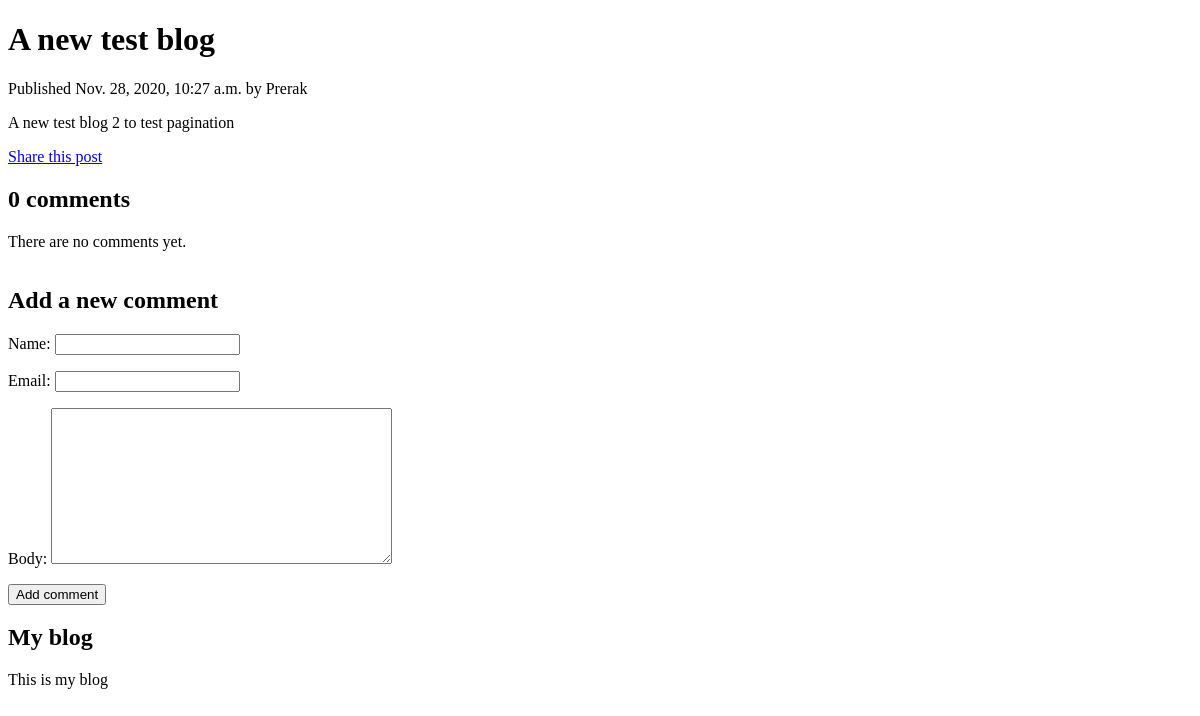
Page /blog/2020/11/28/new-test-blog/ on the earlier database version.
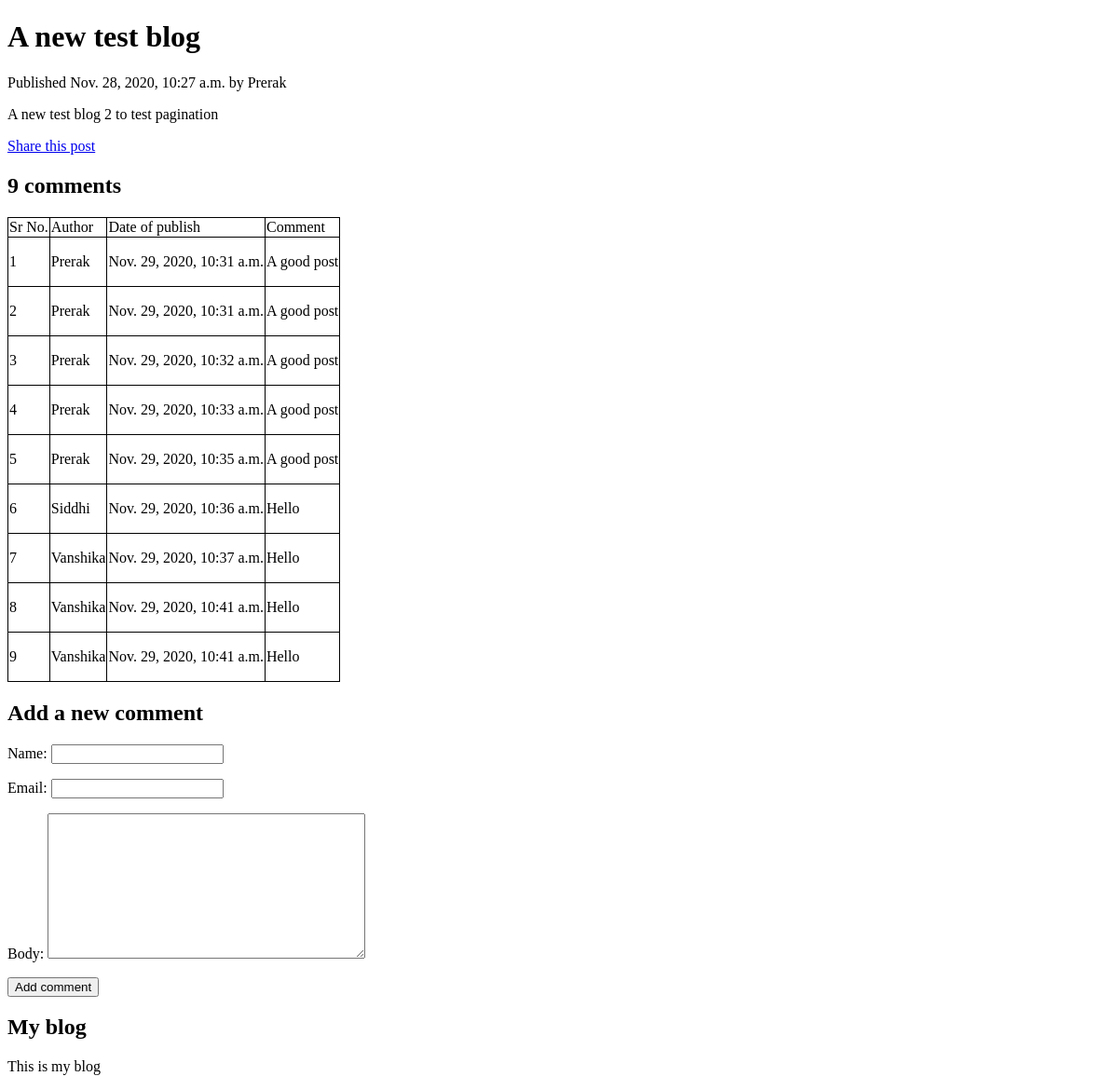
Same page on the later database version.
### blog/models.py (models this page shows, shortened)
class Post(models.Model):
    STATUS_CHOICES = (
        ('draft', 'Draft'),
        ('published', 'Published'),
    )
    title = models.CharField(max_length=250)
    slug = models.SlugField(max_length=250, unique_for_date='publish')
    author = models.ForeignKey(User, on_delete=models.CASCADE, related_name='blog_posts')
    body = models.TextField()
    publish = models.DateTimeField(default=timezone.now)
    created = models.DateTimeField(auto_now_add=True)
    updated = models.DateTimeField(auto_now = True)
    status = models.CharField(max_length=10, choices=STATUS_CHOICES, default='draft')
    class Meta:
        ordering = ('-publish',)
    objects = models.Manager() # The default manager
    published = PublishedManager() # Our custom manager

class Comment(models.Model):
    post = models.ForeignKey(Post, on_delete=models.CASCADE, related_name='comments')
    name = models.CharField(max_length=80)
    email = models.EmailField()
    body = models.TextField()
    created = models.DateTimeField(auto_now_add=True)
    updated = models.DateTimeField(auto_now=True)
    active = models.BooleanField(default=True)
    class Meta:
        ordering = ('created',)

### blog/views.py (the view)
# urls.py: path('<int:year>/<int:month>/<int:day>/<slug:post>/', views.post_detail, name='post_detail'),
def post_detail(request, year, month, day, post):
    post = get_object_or_404(Post, slug=post, status='published', publish__year=year, publish__month=month, publish__day=day)
    comments = post.comments.filter(active=True)
    new_comment = None
    if request.method == 'POST':
        comment_form = CommentForm(data=request.POST)
        if comment_form.is_valid():
            new_comment = comment_form.save(commit = False)
            new_comment.post = post
            new_comment.save()
            comment_form = CommentForm()
    else:
        comment_form = CommentForm()
    return render(request, 'blog/post/detail.html', {'post': post, 'comments': comments, 'new_comment': new_comment, 'comment_form': comment_form})

### blog/forms.py
class CommentForm(forms.ModelForm):
    class Meta:
        model = Comment
        fields = ('name', 'email', 'body')

### blog/templates/blog/post/detail.html (shortened to what this page needs)
{% extends "blog/base.html" %}
{% block content %}
    <h1>{{post.title}}</h1>
    <p class="date">
        Published {{post.publish}} by {{post.author}}
    </p>
    {{ post.body|linebreaks }}
    <a href="{% url 'blog:post_share' post.id %}">
        Share this post
    </a>
    {% with comments.count as total_comments %}
        <h2>
            {{ total_comments }} comment{{ total_comments| pluralize }}
        </h2>
    {% endwith %}
    <table>
        {% if comments.count > 0 %}
        <tr>
            <td>Sr No.</td>
            <td>Author</td>
            <td>Date of publish</td>
            <td>Comment</td>
        </tr>
        {% endif %}
        {% for comment in comments %}
        <tr>
            <td>{{ forloop.counter }}</td>
            <td>{{ comment.name }}</td>
            <td>{{ comment.created }}</td>
            <td>{{ comment.body|linebreaks }}</td>
        </tr>
        {% empty %}
            <p>There are no comments yet.</p>
        {% endfor %}
    </table>
    <h2>Add a new comment</h2>
    <form action="." method="post">
        {{ comment_form.as_p }}
        <p><input type="submit" value="Add comment"></p>
    </form>
{% endblock %}

### blog/templates/blog/base.html (shortened to what this page needs)
{% load static %}
<!DOCTYPE html>
<html>
    <head>
        <link href="{% static 'css/blog.css' %}" rel="stylesheet">
    </head>
    <body>
        <div id="content">
            {% block content %}
            {% endblock %}
        </div>
        <div id="side-bar">
            <h2>My blog</h2>
            <p>This is my blog</p>
        </div>
    </body>
</html>

### blog/static/css/blog.css (style rules this page uses)
table,td { border: 1px solid black; border-collapse: collapse; }

Differences in the rows shown:
added Comment: name "Prerak", created "Nov. 29, 2020, 10:31 a.m.", body "A good post"
added Comment: name "Prerak", created "Nov. 29, 2020, 10:31 a.m.", body "A good post"
added Comment: name "Prerak", created "Nov. 29, 2020, 10:32 a.m.", body "A good post"
added Comment: name "Prerak", created "Nov. 29, 2020, 10:33 a.m.", body "A good post"
added Comment: name "Prerak", created "Nov. 29, 2020, 10:35 a.m.", body "A good post"
added Comment: name "Siddhi", created "Nov. 29, 2020, 10:36 a.m.", body "Hello"
added Comment: name "Vanshika", created "Nov. 29, 2020, 10:37 a.m.", body "Hello"
added Comment: name "Vanshika", created "Nov. 29, 2020, 10:41 a.m.", body "Hello"
added Comment: name "Vanshika", created "Nov. 29, 2020, 10:41 a.m.", body "Hello"
Other differences:
{{ total_comments }}: "0" → "9"
text no longer shown: "There are no comments yet."
text now shown: "Sr No. Author Date of publish Comment"
